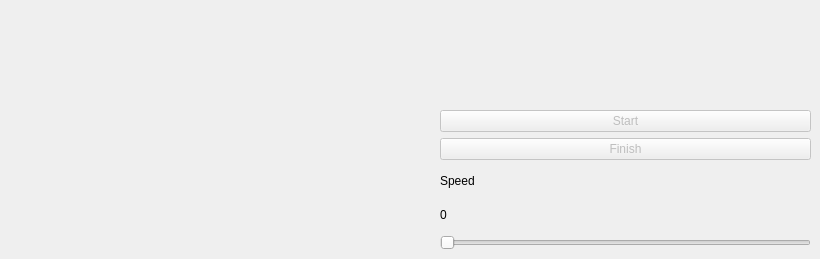
      <widget class="QWidget" name="tabWidget_Joystick">
       <attribute name="title">
        <string>Joystick control</string>
       </attribute>
       <widget class="QWidget" name="verticalLayoutWidget_7">
        <property name="geometry">
         <rect>
          <x>440</x>
          <y>110</y>
          <width>371</width>
          <height>140</height>
         </rect>
        </property>
        <layout class="QVBoxLayout" name="verticalLayout_7">
         <item>
          <widget class="QPushButton" name="Button_JoystickStart">
           <property name="enabled">
            <bool>false</bool>
           </property>
           <property name="text">
            <string>Start</string>
           </property>
          </widget>
         </item>
         <item>
          <widget class="QPushButton" name="Button_JoystickFinish">
           <property name="enabled">
            <bool>false</bool>
           </property>
           <property name="text">
            <string>Finish</string>
           </property>
          </widget>
         </item>
         <item>
          <layout class="QVBoxLayout" name="verticalLayout_6">
           <item>
            <widget class="QLabel" name="label_2">
             <property name="text">
              <string>Speed</string>
             </property>
            </widget>
           </item>
           <item>
            <widget class="QLabel" name="label_JoystickSpeed">
             <property name="text">
              <string>0</string>
             </property>
            </widget>
           </item>
           <item>
            <widget class="QSlider" name="Slider_JoystickSpeed">
             <property name="enabled">
              <bool>false</bool>
             </property>
             <property name="orientation">
              <enum>Qt::Horizontal</enum>
             </property>
            </widget>
           </item>
          </layout>
         </item>
        </layout>
       </widget>
      </widget>
